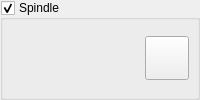
            <widget class="GroupBox" name="grpSpindle">
             <property name="enabled">
              <bool>true</bool>
             </property>
             <property name="title">
              <string>Spindle</string>
             </property>
             <property name="checkable">
              <bool>true</bool>
             </property>
             <property name="overrided" stdset="0">
              <bool>false</bool>
             </property>
             <layout class="QHBoxLayout" name="horizontalLayout_2">
              <property name="leftMargin">
               <number>8</number>
              </property>
              <property name="topMargin">
               <number>8</number>
              </property>
              <property name="rightMargin">
               <number>8</number>
              </property>
              <property name="bottomMargin">
               <number>8</number>
              </property>
              <item>
               <widget class="QWidget" name="widgetSpindle" native="true">
                <layout class="QHBoxLayout" name="horizontalLayout_16">
                 <property name="leftMargin">
                  <number>0</number>
                 </property>
                 <property name="topMargin">
                  <number>0</number>
                 </property>
                 <property name="rightMargin">
                  <number>0</number>
                 </property>
                 <property name="bottomMargin">
                  <number>0</number>
                 </property>
                 <item>
                  <widget class="SliderBox" name="slbSpindle" native="true"/>
                 </item>
                 <item>
                  <widget class="StyledToolButton" name="cmdSpindle">
                   <property name="enabled">
                    <bool>true</bool>
                   </property>
                   <property name="sizePolicy">
                    <sizepolicy hsizetype="Fixed" vsizetype="Fixed">
                     <horstretch>0</horstretch>
                     <verstretch>0</verstretch>
                    </sizepolicy>
                   </property>
                   <property name="minimumSize">
                    <size>
                     <width>44</width>
                     <height>44</height>
                    </size>
                   </property>
                   <property name="toolTip">
                    <string>Spindle on/off</string>
                   </property>
                   <property name="icon">
                    <iconset resource="images.qrc">
                     <normaloff>:/images/cutter.png</normaloff>:/images/cutter.png</iconset>
                   </property>
                   <property name="iconSize">
                    <size>
                     <width>28</width>
                     <height>28</height>
                    </size>
                   </property>
                   <property name="checkable">
                    <bool>true</bool>
                   </property>
                  </widget>
                 </item>
                </layout>
               </widget>
              </item>
             </layout>
            </widget>
